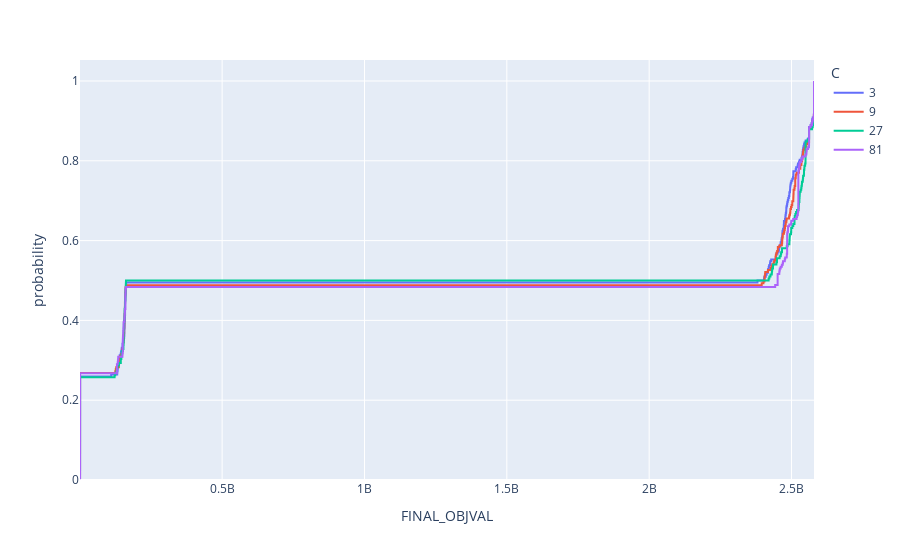

Notebook code cell kept with this figure:
### Code cell
fig = px.ecdf(df_all, x="FINAL_OBJVAL", color = "C")
fig.show()

### Figure 1 — Plotly figure (JSON) as saved in the notebook; plotly's stock layout.template omitted (floating-point values rounded to 4 significant figures; data arrays with more than 128 entries replaced by an {"elided": "..."} marker saying what was removed)
{"data": [{"hovertemplate": "C=3<br>FINAL_OBJVAL=%{x}<br>probability=%{y}<extra></extra>", "legendgroup": "3", "line": {"dash": "solid", "shape": "hv"}, "marker": {"color": "#636efa", "symbol": "circle"}, "mode": "lines", "name": "3", "orientation": "v", "showlegend": true, "type": "scatter", "x": {"elided": "208 float values"}, "xaxis": "x", "y": {"elided": "208 float values"}, "yaxis": "y"}, {"hovertemplate": "C=9<br>FINAL_OBJVAL=%{x}<br>probability=%{y}<extra></extra>", "legendgroup": "9", "line": {"dash": "solid", "shape": "hv"}, "marker": {"color": "#EF553B", "symbol": "circle"}, "mode": "lines", "name": "9", "orientation": "v", "showlegend": true, "type": "scatter", "x": {"elided": "209 float values"}, "xaxis": "x", "y": {"elided": "209 float values"}, "yaxis": "y"}, {"hovertemplate": "C=27<br>FINAL_OBJVAL=%{x}<br>probability=%{y}<extra></extra>", "legendgroup": "27", "line": {"dash": "solid", "shape": "hv"}, "marker": {"color": "#00cc96", "symbol": "circle"}, "mode": "lines", "name": "27", "orientation": "v", "showlegend": true, "type": "scatter", "x": {"elided": "198 float values"}, "xaxis": "x", "y": {"elided": "198 float values"}, "yaxis": "y"}, {"hovertemplate": "C=81<br>FINAL_OBJVAL=%{x}<br>probability=%{y}<extra></extra>", "legendgroup": "81", "line": {"dash": "solid", "shape": "hv"}, "marker": {"color": "#ab63fa", "symbol": "circle"}, "mode": "lines", "name": "81", "orientation": "v", "showlegend": true, "type": "scatter", "x": {"elided": "217 float values"}, "xaxis": "x", "y": {"elided": "217 float values"}, "yaxis": "y"}], "layout": {"legend": {"title": {"text": "C"}, "tracegroupgap": 0}, "margin": {"t": 60}, "xaxis": {"anchor": "y", "domain": [0, 1], "title": {"text": "FINAL_OBJVAL"}}, "yaxis": {"anchor": "x", "domain": [0, 1], "rangemode": "tozero", "title": {"text": "probability"}}}}
